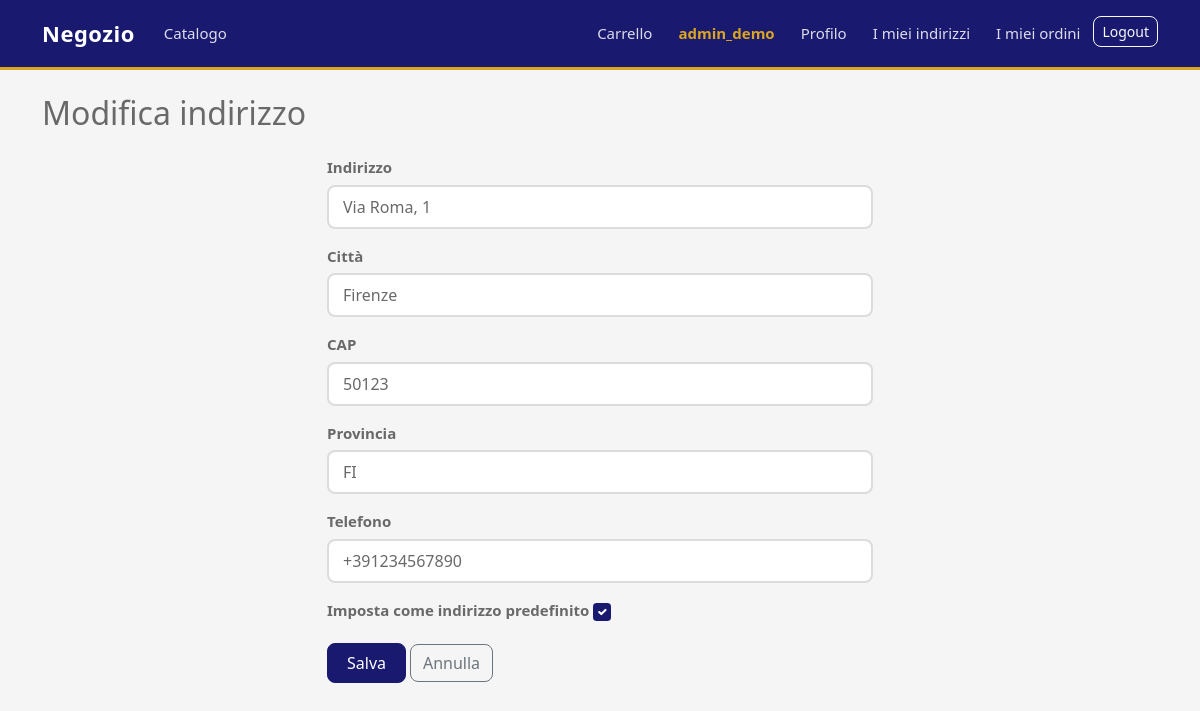
Page /accounts/indirizzi/5/modifica/ (signed in) on the committed database.
### accounts/models.py (models this page shows, shortened)
class CustomUser(AbstractUser):
    CLIENTE = 'cliente'
    GESTORE_NEGOZIO = 'gestore negozio'
    ROLE_CHOICES = [(CLIENTE, 'cliente'),
                    (GESTORE_NEGOZIO, 'gestore_negozio')]
    role = models.CharField(
        choices=ROLE_CHOICES,
        default=CLIENTE,
        max_length=20,
        verbose_name="Ruolo")
    class Meta:
        verbose_name = "Utente"
        verbose_name_plural = "Utenti"
    @property
    def is_gestore_negozio(self):
        return self.role == self.GESTORE_NEGOZIO

class Address(models.Model):
    cap_validator = RegexValidator(
        regex=r'^\d{5}$',
        message='Il CAP deve contenere esattamente 5 cifre.'
    )
    phone_validator = RegexValidator(
        regex=r'^\+?1?\d{9,12}$',
        message="Inserire un numero di telefono valido (da 9 a 12 cifre).",
    )
    user = models.ForeignKey(
        CustomUser,
        on_delete=models.CASCADE,
        related_name='addresses',
        verbose_name="Cliente")
    address = models.CharField(
        max_length=250,
        verbose_name="Indirizzo")
    city = models.CharField(
        max_length=100,
        verbose_name="Città")
    province = models.CharField(
        max_length=100,
        verbose_name="Provincia")
    postal_code = models.CharField(
        max_length=10,
        verbose_name="CAP",
        validators=[cap_validator])
    phone_number = models.CharField(
        max_length=20,
        verbose_name="Numero di Telefono",
        validators=[phone_validator])
    is_default = models.BooleanField(
        default=False,
        verbose_name="Indirizzo Predefinito")
    class Meta:
        verbose_name = "Indirizzo"
        verbose_name_plural = "Indirizzi"

### accounts/views.py (the view)
# urls.py: path('indirizzi/<int:pk>/modifica/', views.address_update, name='address_update'),
@login_required
def address_update(request, pk):
    address = get_object_or_404(Address, pk=pk)
    if address.user != request.user:  #solo l'utente che "ha" quegli indirizzi li può modificare (lo stesso per la cancellazione)
        messages.error(request, 'Non hai il permesso di modificare questo indirizzo.')
        return redirect('accounts:address_list')
    if request.method == 'POST':
        form = AddressForm(request.POST, instance=address)
        if form.is_valid():
            form.save()
            messages.success(request, 'Indirizzo aggiornato con successo!')
            return redirect('accounts:address_list')
    else:
        form = AddressForm(instance=address)
    return render(request, 'accounts/address_form.html', {'form': form, 'action': 'Modifica'})

### accounts/forms.py (shortened to what this page needs)
class AddressForm(forms.ModelForm):
    class Meta:
        model = Address
        fields = ('address', 'city', 'postal_code', 'province', 'phone_number', 'is_default')
        labels = {
            'address': 'Indirizzo',
            'city': 'Città',
            'postal_code': 'CAP',
            'province': 'Provincia',
            'phone_number': 'Telefono',
            'is_default': 'Imposta come indirizzo predefinito',
        }
        widgets = {
            'address': forms.TextInput(attrs={'placeholder': 'Via Roma, 1', 'class': 'form-control'}),
            'city': forms.TextInput(attrs={'placeholder': 'Firenze', 'class': 'form-control'}),
            'postal_code': forms.TextInput(attrs={'placeholder': '12345', 'class': 'form-control'}),
            'province': forms.TextInput(attrs={'placeholder': 'FI', 'class': 'form-control'}),
            'phone_number': forms.TextInput(attrs={'placeholder': '+39 123 456 7890', 'class': 'form-control'}),
        }
    def __init__(self, *args, **kwargs):
        super().__init__(*args, **kwargs)
        self.fields['is_default'].widget.attrs.update({'class':'form-check-input'})

### ordini/carrello.py (called while the page is built)
    def __len__(self):
        return sum(item['quantity'] for item in self.cart.values())

### ordini/context_processors.py (called while the page is built)
def carrello_totale(request):
    carrello = Carrello(request)
    return {'carrello': carrello}

### templates/accounts/address_form.html (shortened to what this page needs)
{% extends "base.html" %}
{% block content %}
<h2 class="mb-4"> {{ action }} indirizzo </h2>
<div class="row justify-content-center">
    <div class="col-md-6">
        <form method="post">
            {% for field in form %}
                <div class="mb-3">
                    <label class="form-label"> {{ field.label }} </label>
                    {{ field }}
                </div>
            {% endfor %}
            <button type="submit" class="btn btn-primary"> Salva </button>
            <a href="{% url 'accounts:address_list' %}" class="btn btn-outline-secondary"> Annulla </a>
        </form>
    </div>
</div>
{% endblock %}

### templates/base.html (shortened to what this page needs)
{% load static %}
<!DOCTYPE html>
<html lang="it">
<head>
    <link rel="stylesheet" type="text/css" href="{% static 'css/bootstrap.css' %}">
    <link rel="stylesheet" type="text/css" href="{% static 'css/style.css' %}">
</head>
<body>
<nav class="navbar navbar-expand-lg navbar-dark bg-dark">
    <div class="container">
        <a class="navbar-brand" href="{% url 'catalogo:product_list' %}"> Negozio </a>
        <div class="collapse navbar-collapse" id="navMenu">
            <ul class="navbar-nav me-auto">
                <li class="nav-item">
                    <a class="nav-link" href="{% url 'catalogo:product_list' %}"> Catalogo </a>
                </li>
            </ul>
            <ul class="navbar-nav">
                <li class="nav-item">
                    <a class="nav-link" href="{% url 'ordini:cart_detail' %}">
                        Carrello
                    </a>
                </li>
                {% if user.is_authenticated %}
                <li class="nav-item">
                    <span class="nav-link" style="color: goldenrod !important; font-weight: 600;"> {{ user.username }}</span>
                </li>
                <li class="nav-item">
                    <a class="nav-link" href="{% url 'accounts:profilo' %}"> Profilo </a>
                </li>
                <li class="nav-item">
                    <a class="nav-link" href="{% url 'accounts:address_list' %}"> I miei indirizzi </a>
                </li>
                <li class="nav-item">
                    <a class='nav-link' href="{% url 'ordini:order_list' %}"> I miei ordini </a>
                </li>
                <li class="nav-item">
                    <form method="post" action="{% url 'accounts:logout' %}">
                        <button type="submit" class="btn btn-outline-light btn-sm"> Logout </button>
                    </form>
                </li>
                {% endif %}
            </ul>
        </div>
    </div>
</nav>
<div class="container my-4">
    {% block content %}
    {% endblock %}
</div>
</body>
</html>

### static/css/style.css (style rules this page uses)
body { background-color: whitesmoke; color: dimgray; font-size: 15px; min-height: 100%; display: flex; flex-direction: column; }
.container { flex: 1; }
a { color: midnightblue; text-decoration: none; }
.navbar { background-color: midnightblue !important; border-bottom: 3px solid goldenrod; padding: 12px 0; }
.navbar-brand { font-size: 22px; font-weight: 700; color: white !important; letter-spacing: 0.5px; }
.nav-link { color: rgba(255, 255, 255, 0.85) !important; font-weight: 500; padding: 6px 13px !important; border-radius: 6px; transition: all 0.2s; }
.btn-primary { background-color: midnightblue; border-color: midnightblue; font-weight: 500; border-radius: 8px; padding: 7px 19px; transition: all 0.2s; }
.btn-outline-secondary { border-radius: 8px; font-weight: 500; }
.btn-outline-light { border-radius: 8px; font-weight: 500; }
.form-control { border: 2px solid gainsboro; border-radius: 8px; padding: 8px 14px; background-color: white; color: dimgray; transition: border-color 0.2s, box-shadow 0.2s; }
.form-label { font-weight: 600; color: dimgray; margin-bottom: 6px; }
.form-check-input { width: 18px; height: 18px; border: 2px solid midnightblue; background-color: white; cursor: pointer; }
.form-check-input:checked { background-color: midnightblue; border-color: midnightblue; }

### rows in the picture
CustomUser: username "admin_demo"
Address: form "Via Roma, 1" "Firenze" "50123" "FI" "+391234567890" "☑"

### other values in the picture
{{ action }} "Modifica"
{{ field.label }} "Indirizzo" "Città" "CAP" "Provincia" "Telefono" "Imposta come indirizzo predefinito"
